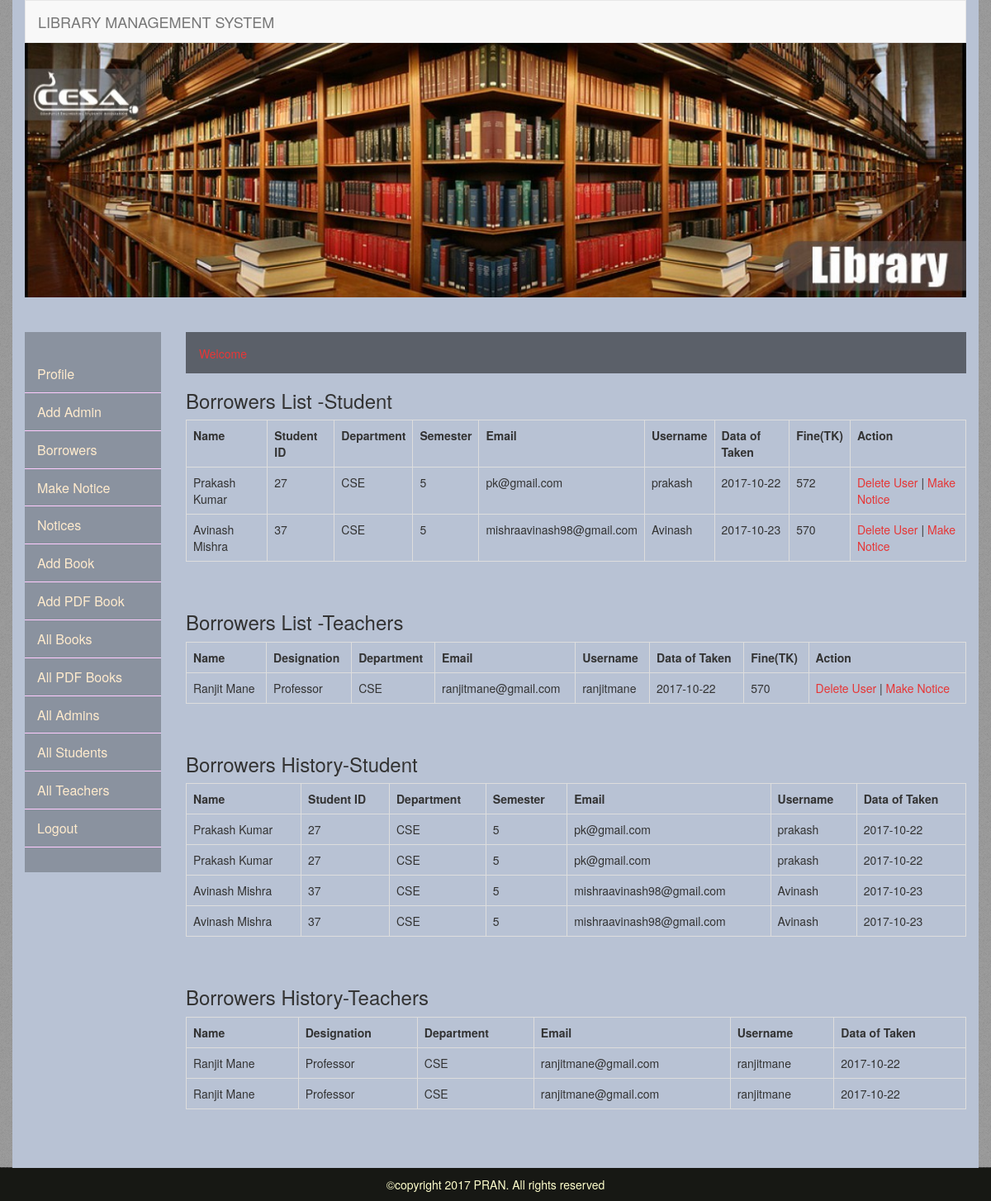
Page /borrower.php on the committed database.
### tables this page shows
CREATE TABLE `borrowers` (
  `id` int(11) NOT NULL,
  `username` varchar(30) NOT NULL,
  `date_of_taken` date NOT NULL,
  `isbn` varchar(255) NOT NULL,
  `bid` int(11) DEFAULT NULL
);

CREATE TABLE `registration` (
  `id` int(11) NOT NULL,
  `name` varchar(50) NOT NULL,
  `st_id` int(11) NOT NULL,
  `dept` varchar(25) NOT NULL,
  `session` int(11) NOT NULL,
  `email` varchar(50) NOT NULL,
  `username` varchar(50) NOT NULL,
  `password` varchar(50) NOT NULL,
  `user_role` int(11) NOT NULL DEFAULT '2'
);

CREATE TABLE `te_registration` (
  `id` int(11) NOT NULL,
  `name` varchar(255) NOT NULL,
  `designation` varchar(255) NOT NULL,
  `dept` varchar(255) NOT NULL,
  `email` varchar(255) NOT NULL,
  `username` varchar(255) NOT NULL,
  `password` varchar(255) NOT NULL,
  `user_role` int(11) NOT NULL DEFAULT '3'
);

### borrower.php (the view, shortened to what this page needs)
<?php include('adminheader.php');?>
    <div class="row">
     <?php include('adminmenu.php'); ?>
      <div class="col-md-10">
        <p class="welcome">Welcome &nbsp;&nbsp;<span style="color:#2484A4;"> <?php echo $_SESSION['username']; ?>  </span></p>
       <p><h3>Borrowers List -Student</h3></p>
        <table cellpadding="2" cellspacing="2" border="2" class="table table-bordered">
              <tr>
                <th>Name</th>
                <th>Student ID</th>
                <th>Department</th>
                <th>Semester</th>
                <th>Email</th>
                <th>Username</th>
                <th>Data of Taken</th>
                <th>Fine(TK)</th>
                <th>Action</th>
              </tr>
              <?php
              $date = date("Y-m-d");
               require 'newcon.php';
                $data = mysqli_query($link,"SELECT registration.id, registration.name, registration.st_id, registration.dept, registration.session, registration.email, registration.username,
                   borrowers.date_of_taken FROM borrowers, registration
                  WHERE borrowers.username = registration.username");
               while($row = mysqli_fetch_array($data)) {?>
              <tr>
                <?php $id = $row['id']; ?>
                <td><?php echo  $row['name'];?></td>
                <td><?PHP echo  $row['st_id']; ?></td>
                <td><?php echo  $row['dept'];?></td>
                <td><?PHP echo  $row['session']; ?></td>
                <td><?PHP echo  $row['email']; ?></td>
                <td><?PHP echo  $row['username'];?></td>
                <?PHP  $takendate=$row['date_of_taken'];?>
                <td><?PHP echo  $row['date_of_taken'];?></td>
                <td><?php $date1=date_create($date);
                $date2=date_create($takendate);
                $diff=date_diff($date1,$date2);
                $tt= $diff->format("%a");
				if($tt<=7)
				{
					echo 0;
				}
				else{
                echo  (int)$tt*2;
				}
                  ?></td>
                <td>
                  <a href="deletestudents.php?id=<?php echo $id ?>">Delete User</a> |
                  <a href="st_mknotice.php?id=<?php echo $id ?>">Make Notice</a>
                </td>
              </tr>
              <?php } ?>
            </table>
<br/>
            <p><h3>Borrowers List -Teachers</h3></p>
            <table cellpadding="2" cellspacing="2" border="2" class="table table-bordered"
              <tr>
                <th>Name</th>
                <th>Designation</th>
                <th>Department</th>
                <th>Email</th>
                <th>Username</th>
                <th>Data of Taken</th>
                <th>Fine(TK)</th>
                <th>Action</th>
              <?php
               require 'newcon.php';
                $data = mysqli_query($link,"SELECT te_registration.id, te_registration.name, te_registration.name, te_registration.designation, te_registration.dept, te_registration.email, te_registration.username,
                        borrowers.date_of_taken FROM borrowers, te_registration
                        WHERE borrowers.username = te_registration.username");
               while($row = mysqli_fetch_array($data)) {?>
              <tr>
                <?php $id = $row['id']; ?>
                <td><?php echo  $row['name'];?></td>
                <td><?PHP echo  $row['designation']; ?></td>
                <td><?php echo  $row['dept'];?></td>
                <td><?PHP echo  $row['email']; ?></td>
                <td><?PHP echo  $row['username'];?></td>
                <td><?PHP echo  $row['date_of_taken'];?></td>
                <td><?php $date1=date_create($date);
                if($tt<=7)
				{
					echo 0;
				}
				else{
                echo  (int)$tt*2;
				}
                  ?></td>
                <td>
                  <a href="deleteteachers.php?id=<?php echo $id; ?>">Delete User</a> |
                  <a href="te_mknotice.php?id=<?php echo $id ?>">Make Notice</a>
                </td>
              </tr>
              <?php } ?>
            </table>
			<br/>
			<p><h3>Borrowers History-Student</h3></p>
        <table cellpadding="2" cellspacing="2" border="2" class="table table-bordered">
              <tr>
                <th>Name</th>
                <th>Student ID</th>
                <th>Department</th>
                <th>Semester</th>
                <th>Email</th>
                <th>Username</th>
                <th>Data of Taken</th>
              </tr>
              <?php
               require 'newcon.php';
                $data = mysqli_query($link,"SELECT registration.id, registration.name, registration.st_id, registration.dept, registration.session, registration.email, registration.username,
                   bookhistory.date_of_taken FROM bookhistory, registration
                  WHERE bookhistory.username = registration.username");
               while($row = mysqli_fetch_array($data)) {?>
              <tr>
                <td><?php echo  $row['name'];?></td>
                <td><?PHP echo  $row['st_id']; ?></td>
                <td><?php echo  $row['dept'];?></td>
                <td><?PHP echo  $row['session']; ?></td>
                <td><?PHP echo  $row['email']; ?></td>
                <td><?PHP echo  $row['username'];?></td>
                <td><?PHP echo  $row['date_of_taken'];?></td>
              </tr>
              <?php } ?>
            </table>
			<br/>
			<p><h3>Borrowers History-Teachers</h3></p>
            <table cellpadding="2" cellspacing="2" border="2" class="table table-bordered"
              <tr>
                <th>Name</th>
                <th>Designation</th>
                <th>Department</th>
                <th>Email</th>
                <th>Username</th>
                <th>Data of Taken</th>
              <?php
               require 'newcon.php';
                $data = mysqli_query($link,"SELECT te_registration.id, te_registration.name, te_registration.name, te_registration.designation, te_registration.dept, te_registration.email, te_registration.username,
                       bookhistory.date_of_taken FROM bookhistory, te_registration
                        WHERE bookhistory.username = te_registration.username");
               while($row = mysqli_fetch_array($data)) {?>
              <tr>
                <td><?php echo  $row['name'];?></td>
                <td><?PHP echo  $row['designation']; ?></td>
                <td><?php echo  $row['dept'];?></td>
                <td><?PHP echo  $row['email']; ?></td>
                <td><?PHP echo  $row['username'];?></td>
                <td><?PHP echo  $row['date_of_taken'];?></td>
              </tr>
              <?php } ?>
            </table>
      </div>
    </div>
  </div>
 <?php include('footer.php');?>

### css/mystyle.css (style rules this page uses)
a { text-decoration:none; color:#e63636; }
body { background:url(../images/body-bg.png); }
.welcome { height: 50px; background:rgba(0,0,0,0.50);padding: 16px;color: #EA3636; }

### rows in the picture
borrowers: registration.name "Prakash Kumar", registration.st_id "27", registration.dept "CSE", registration.session "5", registration.email "pk@gmail.com", registration.username "prakash", date_of_taken "2017-10-22", (int)$tt*2 "572"
borrowers: registration.name "Avinash Mishra", registration.st_id "37", registration.dept "CSE", registration.session "5", registration.email "mishraavinash98@gmail.com", registration.username "Avinash", date_of_taken "2017-10-23", (int)$tt*2 "570"
borrowers: te_registration.name "Ranjit Mane", te_registration.designation "Professor", te_registration.dept "CSE", te_registration.email "ranjitmane@gmail.com", te_registration.username "ranjitmane", date_of_taken "2017-10-22"

### other values in the picture
$row['name'] "Prakash Kumar"
$row['st_id'] "27"
$row['dept'] "CSE"
$row['session'] "5"
$row['email'] "pk@gmail.com"
$row['username'] "prakash"
$row['date_of_taken'] "2017-10-22"
$row['name'] "Avinash Mishra"
$row['st_id'] "37"
$row['email'] "mishraavinash98@gmail.com"
$row['username'] "Avinash"
$row['date_of_taken'] "2017-10-23"
$row['name'] "Ranjit Mane"
$row['designation'] "Professor"
$row['email'] "ranjitmane@gmail.com"
